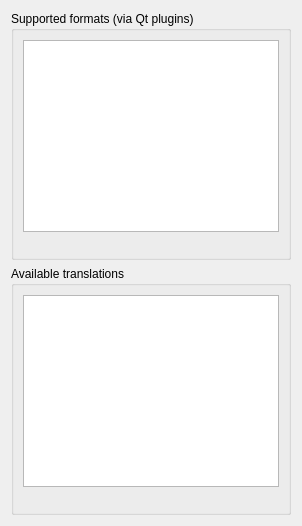
     <widget class="QWidget" name="tabInfos">
      <attribute name="icon">
       <iconset resource="../res/hotshots.qrc">
        <normaloff>:/hotshots/help.png</normaloff>:/hotshots/help.png</iconset>
      </attribute>
      <attribute name="title">
       <string>Infos</string>
      </attribute>
      <layout class="QGridLayout" name="gridLayout_3">
       <item row="0" column="0">
        <widget class="QGroupBox" name="groupBox_2">
         <property name="title">
          <string>Supported formats (via Qt plugins)</string>
         </property>
         <layout class="QGridLayout" name="gridLayout_8">
          <item row="0" column="0">
           <widget class="QListWidget" name="listWidgetFormats">
            <property name="sizePolicy">
             <sizepolicy hsizetype="Expanding" vsizetype="Expanding">
              <horstretch>0</horstretch>
              <verstretch>0</verstretch>
             </sizepolicy>
            </property>
            <property name="alternatingRowColors">
             <bool>true</bool>
            </property>
           </widget>
          </item>
          <item row="1" column="0">
           <widget class="QLabel" name="labelQtVersion">
            <property name="font">
             <font>
              <pointsize>7</pointsize>
             </font>
            </property>
            <property name="text">
             <string/>
            </property>
           </widget>
          </item>
         </layout>
        </widget>
       </item>
       <item row="1" column="0">
        <widget class="QGroupBox" name="groupBox_4">
         <property name="title">
          <string>Available translations</string>
         </property>
         <layout class="QGridLayout" name="gridLayout_9">
          <item row="0" column="0">
           <widget class="QListWidget" name="listWidgetTranslations">
            <property name="sizePolicy">
             <sizepolicy hsizetype="Expanding" vsizetype="Expanding">
              <horstretch>0</horstretch>
              <verstretch>0</verstretch>
             </sizepolicy>
            </property>
            <property name="alternatingRowColors">
             <bool>true</bool>
            </property>
           </widget>
          </item>
          <item row="1" column="0">
           <widget class="QLabel" name="labelTranslation">
            <property name="font">
             <font>
              <pointsize>7</pointsize>
             </font>
            </property>
            <property name="text">
             <string/>
            </property>
           </widget>
          </item>
         </layout>
        </widget>
       </item>
      </layout>
     </widget>
